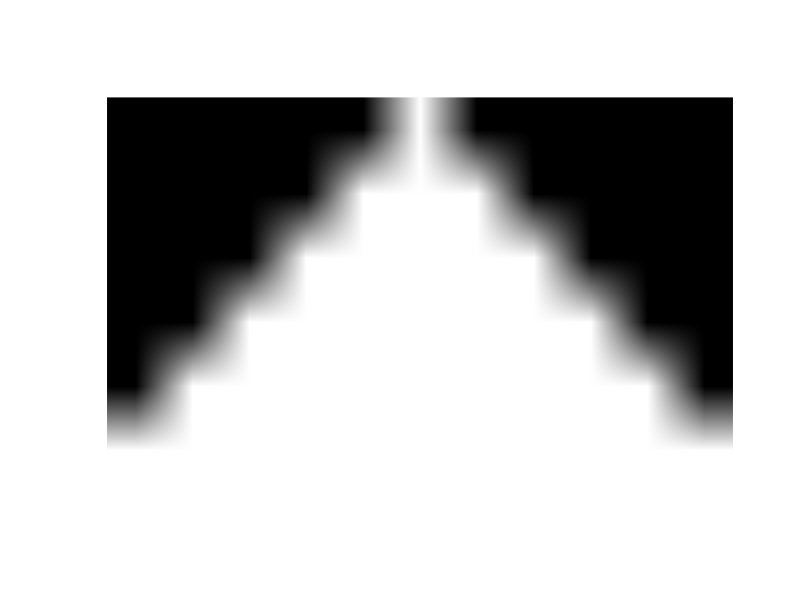

Recreate this plot in R.
# GenAI Art

# Computational Art created with Gen AI

# Function to generate Sierpinski triangle
sierpinski <- function(n) {
  # Initialize matrix to store the triangle
  triangle <- matrix(0, nrow = n, ncol = 2 * n - 1)
  # Set the first point
  triangle[1, n] <- 1
  # Loop through rows
  for (i in 2:n) {
    # Set the midpoints
    triangle[i, (n - (i - 1)):(n + (i - 1))] <- 1
    # Set the tip of the triangle
    triangle[i, n] <- 1
  }
  # Plot the triangle
  plot(NA, xlim = c(0, 1), ylim = c(0, 1), axes = FALSE, xlab = "", ylab = "")
  rasterImage(triangle, 0, 0, 1, 1)
}

# Generate Sierpinski triangle with 6 levels
sierpinski(6)
